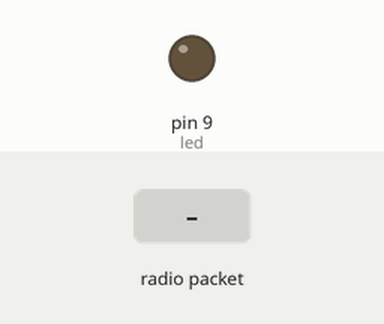
Simulated run of this sketch. Board: Arduino Uno, built with avr-gcc and run on an emulated ATmega328P. On the bench: output pins drawn as LEDs (lit = HIGH). Inputs (shaded band) come from the test bench. No radio packets arrive unless stated.

Above: at 2.2 s.
2.3 s: radio packet "1" arrives
At 3.5 s:
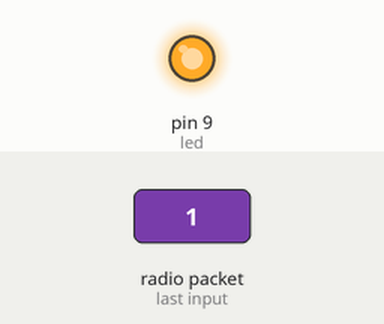
3.8 s: radio packet "0" arrives
At 4.8 s:
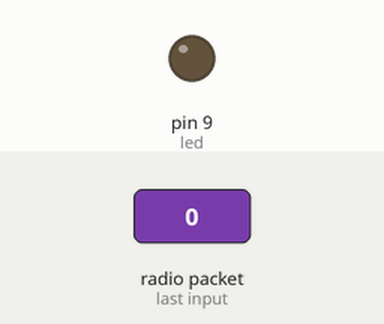
Timing chart, 0 to 6.8 s (numbered marks = the images above; inputs shaded):
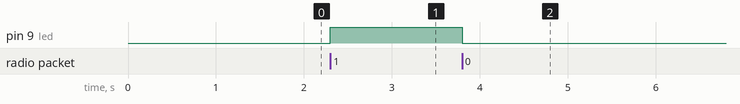

Measured:
- after the input at 2.3 s, pin 9 (led): LOW → HIGH at once
- after the input at 3.8 s, pin 9 (led): HIGH → LOW at once

The sketch:

rf_rx_VirtualWire.ino
```cpp
#include <VirtualWire.h>
const int led = 9;

const int receive_pin = 3;
void setup()
{
delay(1000);

vw_set_rx_pin(receive_pin);

vw_set_ptt_inverted(true);
vw_setup(2000);
vw_rx_start();
pinMode(led, OUTPUT);
}

void loop()
{
uint8_t buf[VW_MAX_MESSAGE_LEN];
uint8_t buflen = VW_MAX_MESSAGE_LEN;
if (vw_get_message(buf, &buflen))
{
if(buf[0]=='1')

digitalWrite(led , HIGH);
}
if(buf[0]=='0')
{
digitalWrite(led , LOW);
}
}
```
